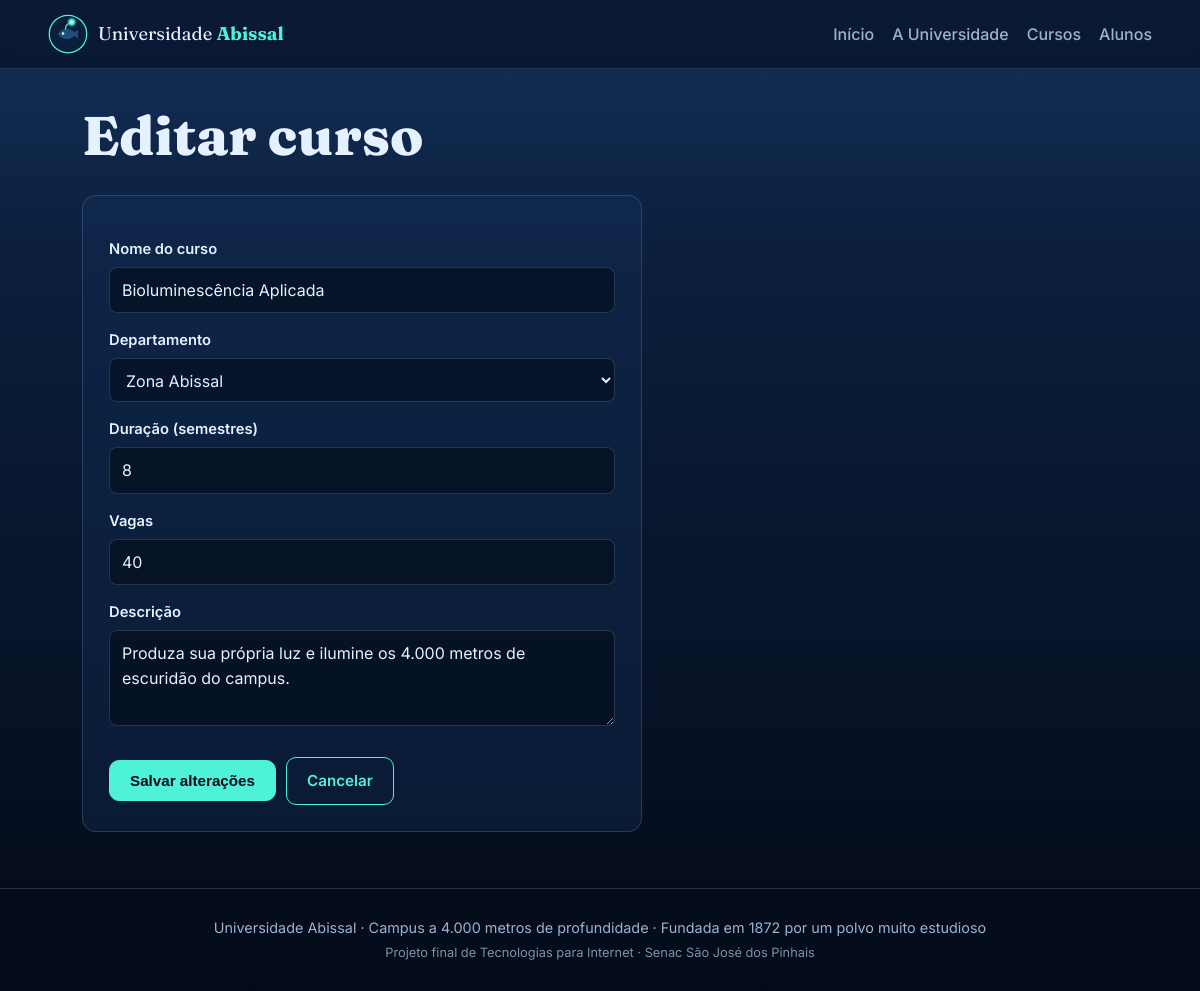
The page /cursos/editar.php?id=1 on the database its author committed.
### tables this page shows
CREATE TABLE cursos (
    id                INT AUTO_INCREMENT PRIMARY KEY,
    nome              VARCHAR(100) NOT NULL UNIQUE,
    departamento      VARCHAR(40)  NOT NULL,
    duracao_semestres INT          NOT NULL,
    vagas             INT          NOT NULL,
    descricao         TEXT,
    criado_em         TIMESTAMP    NOT NULL DEFAULT CURRENT_TIMESTAMP
);

### includes/funcoes.php (called while the page is built, shortened)
<?php
function h($texto): string
{
    return htmlspecialchars((string) $texto, ENT_QUOTES, "UTF-8");
}

### cursos/_form.php (the view, shortened to what this page needs)
<form class="formulario" method="POST" novalidate>
    <label for="nome">Nome do curso</label>
    <input type="text" id="nome" name="nome" maxlength="100" value="<?= h($curso["nome"]) ?>">
    <label for="departamento">Departamento</label>
    <select id="departamento" name="departamento">
        <?php foreach (DEPARTAMENTOS as $departamento): ?>
            <option value="<?= h($departamento) ?>" <?= $curso["departamento"] === $departamento ? "selected" : "" ?>><?= h($departamento) ?></option>
        <?php endforeach; ?>
    </select>
    <label for="duracao_semestres">Duração (semestres)</label>
    <input type="number" id="duracao_semestres" name="duracao_semestres" min="1" max="12" value="<?= h($curso["duracao_semestres"]) ?>">
    <label for="vagas">Vagas</label>
    <input type="number" id="vagas" name="vagas" min="1" value="<?= h($curso["vagas"]) ?>">
    <label for="descricao">Descrição</label>
    <textarea id="descricao" name="descricao"><?= h($curso["descricao"]) ?></textarea>
    <div class="acoes">
        <button class="botao" type="submit"><?= h($textoBotao) ?></button>
        <a class="botao secundario" href="listar.php">Cancelar</a>
    </div>
</form>

### assets/css/style.css (style rules this page uses)
:root { --abismo: #040a18; --mar: #0b1e3a; --mar-claro: #13305a; --bio: #4ef2d6; --bio-suave: rgba(78, 242, 214, .14); --coral: #ff7a59; --texto: #e6f1ff; --texto-suave: #9bb3d1; --borda: rgba(155, 179, 209, .22); --erro: #ff8f8f; --raio: 14px; }
* { box-sizing: border-box; }
body { margin: 0; min-height: 100vh; display: flex; flex-direction: column; font-family: "Inter", system-ui, sans-serif; color: var(--texto); background: linear-gradient(180deg, var(--mar-claro) 0%, var(--mar) 28%, var(--abismo) 100%) fixed; line-height: 1.55; }
a { color: var(--bio); }
.botao { display: inline-block; padding: 11px 20px; border-radius: 10px; border: 1px solid var(--bio); background: var(--bio); color: var(--abismo); font-weight: 600; font-size: .95rem; text-decoration: none; cursor: pointer; }
.botao.secundario { background: transparent; color: var(--bio); }
.acoes { display: flex; flex-wrap: wrap; gap: 10px; align-items: center; }
.formulario { max-width: 560px; background: rgba(19, 48, 90, .38); border: 1px solid var(--borda); border-radius: var(--raio); padding: 26px; }
label { display: block; margin: 16px 0 6px; font-weight: 600; font-size: .92rem; }
input, select, textarea { width: 100%; padding: 10px 12px; font: inherit; color: var(--texto); background: rgba(4, 10, 24, .6); border: 1px solid var(--borda); border-radius: 8px; }
textarea { min-height: 96px; resize: vertical; }
.formulario .acoes { margin-top: 24px; }

### rows shown on the page
cursos: nome "Bioluminescência Aplicada", duracao_semestres "8", vagas "40", descricao "Produza sua própria luz e ilumine os 4.000 metros de escuridão do campus."

### other values the page prints
$textoBotao "Salvar alterações"
form field departamento "Zona Abissal"
